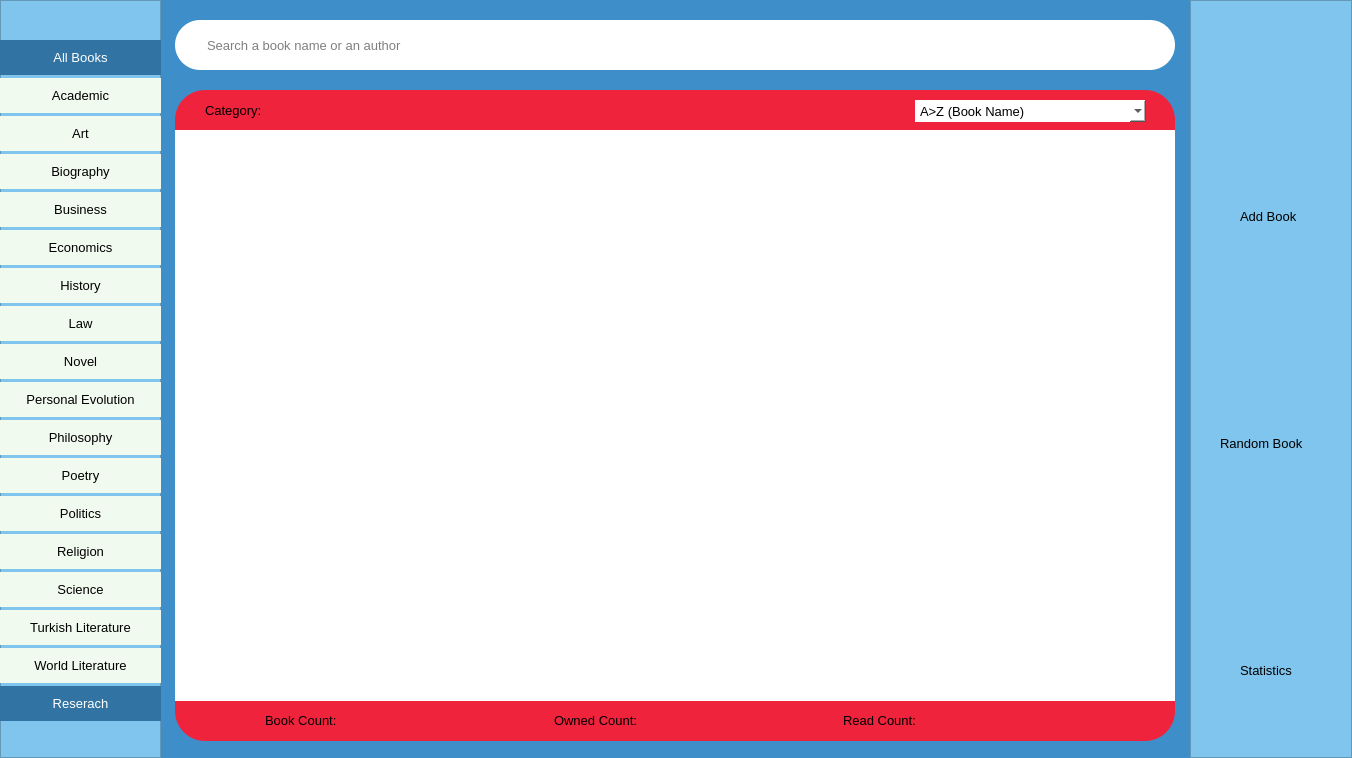
<?xml version="1.0" encoding="UTF-8"?>
<ui version="4.0">
 <class>mainWindow</class>
 <widget class="QWidget" name="mainWindow">
  <property name="geometry">
   <rect>
    <x>0</x>
    <y>0</y>
    <width>1352</width>
    <height>758</height>
   </rect>
  </property>
  <property name="windowTitle">
   <string>Atalib III</string>
  </property>
  <property name="windowIcon">
   <iconset>
    <normaloff>../media/Logom2.ico</normaloff>../media/Logom2.ico</iconset>
  </property>
  <property name="styleSheet">
   <string notr="true">background:#3e8fc9;</string>
  </property>
  <widget class="QFrame" name="frame">
   <property name="geometry">
    <rect>
     <x>175</x>
     <y>90</y>
     <width>1000</width>
     <height>651</height>
    </rect>
   </property>
   <property name="styleSheet">
    <string notr="true">background:#ef233c;
border-radius:30px;</string>
   </property>
   <property name="frameShape">
    <enum>QFrame::StyledPanel</enum>
   </property>
   <property name="frameShadow">
    <enum>QFrame::Raised</enum>
   </property>
   <widget class="QLabel" name="label">
    <property name="geometry">
     <rect>
      <x>30</x>
      <y>10</y>
      <width>81</width>
      <height>21</height>
     </rect>
    </property>
    <property name="font">
     <font>
      <family>Segoe UI</family>
      <pointsize>10</pointsize>
     </font>
    </property>
    <property name="text">
     <string>Category:</string>
    </property>
   </widget>
   <widget class="QLabel" name="cat_name_label">
    <property name="geometry">
     <rect>
      <x>110</x>
      <y>10</y>
      <width>601</width>
      <height>21</height>
     </rect>
    </property>
    <property name="font">
     <font>
      <family>Segoe UI</family>
      <pointsize>10</pointsize>
     </font>
    </property>
    <property name="styleSheet">
     <string notr="true">color:white;</string>
    </property>
    <property name="text">
     <string/>
    </property>
   </widget>
   <widget class="QComboBox" name="sorter">
    <property name="geometry">
     <rect>
      <x>740</x>
      <y>10</y>
      <width>231</width>
      <height>22</height>
     </rect>
    </property>
    <property name="font">
     <font>
      <pointsize>10</pointsize>
     </font>
    </property>
    <property name="cursor">
     <cursorShape>PointingHandCursor</cursorShape>
    </property>
    <property name="mouseTracking">
     <bool>false</bool>
    </property>
    <property name="styleSheet">
     <string notr="true">background:white;</string>
    </property>
    <property name="currentText">
     <string>A&gt;Z (Book Name)</string>
    </property>
    <item>
     <property name="text">
      <string>A&gt;Z (Book Name)</string>
     </property>
    </item>
    <item>
     <property name="text">
      <string>Z&gt;A (Book Name)</string>
     </property>
    </item>
    <item>
     <property name="text">
      <string>A&gt;Z (Author Name)</string>
     </property>
    </item>
    <item>
     <property name="text">
      <string>Z&gt;A (Author Name)</string>
     </property>
    </item>
    <item>
     <property name="text">
      <string>Page Count</string>
     </property>
    </item>
    <item>
     <property name="text">
      <string>Owned Books</string>
     </property>
    </item>
    <item>
     <property name="text">
      <string>Read Books</string>
     </property>
    </item>
   </widget>
   <widget class="QWidget" name="horizontalLayoutWidget">
    <property name="geometry">
     <rect>
      <x>90</x>
      <y>610</y>
      <width>861</width>
      <height>41</height>
     </rect>
    </property>
    <layout class="QHBoxLayout" name="horizontalLayout">
     <item>
      <widget class="QLabel" name="label_3">
       <property name="font">
        <font>
         <family>Segoe UI</family>
         <pointsize>10</pointsize>
        </font>
       </property>
       <property name="text">
        <string>Book Count:</string>
       </property>
      </widget>
     </item>
     <item>
      <widget class="QLabel" name="book_count_label">
       <property name="font">
        <font>
         <family>Segoe UI</family>
         <pointsize>10</pointsize>
        </font>
       </property>
       <property name="styleSheet">
        <string notr="true">color:white;</string>
       </property>
       <property name="text">
        <string/>
       </property>
      </widget>
     </item>
     <item>
      <widget class="QLabel" name="label_5">
       <property name="font">
        <font>
         <family>Segoe UI</family>
         <pointsize>10</pointsize>
        </font>
       </property>
       <property name="text">
        <string>Owned Count:</string>
       </property>
      </widget>
     </item>
     <item>
      <widget class="QLabel" name="owned_count_label">
       <property name="font">
        <font>
         <family>Segoe UI</family>
         <pointsize>10</pointsize>
        </font>
       </property>
       <property name="styleSheet">
        <string notr="true">color:white;</string>
       </property>
       <property name="text">
        <string/>
       </property>
      </widget>
     </item>
     <item>
      <widget class="QLabel" name="label_8">
       <property name="font">
        <font>
         <family>Segoe UI</family>
         <pointsize>10</pointsize>
        </font>
       </property>
       <property name="text">
        <string>Read Count:</string>
       </property>
      </widget>
     </item>
     <item>
      <widget class="QLabel" name="read_count_label">
       <property name="font">
        <font>
         <family>Segoe UI</family>
         <pointsize>10</pointsize>
        </font>
       </property>
       <property name="styleSheet">
        <string notr="true">color:white;</string>
       </property>
       <property name="text">
        <string/>
       </property>
      </widget>
     </item>
    </layout>
   </widget>
   <widget class="QListWidget" name="listWidget">
    <property name="geometry">
     <rect>
      <x>0</x>
      <y>40</y>
      <width>10001</width>
      <height>571</height>
     </rect>
    </property>
    <property name="styleSheet">
     <string notr="true">background:white;
border-radius:0px;</string>
    </property>
   </widget>
  </widget>
  <widget class="QFrame" name="frame_2">
   <property name="geometry">
    <rect>
     <x>175</x>
     <y>20</y>
     <width>1000</width>
     <height>50</height>
    </rect>
   </property>
   <property name="styleSheet">
    <string notr="true">background:white;
border-radius:25px;</string>
   </property>
   <property name="frameShape">
    <enum>QFrame::StyledPanel</enum>
   </property>
   <property name="frameShadow">
    <enum>QFrame::Raised</enum>
   </property>
   <widget class="QPushButton" name="search_but">
    <property name="geometry">
     <rect>
      <x>940</x>
      <y>7</y>
      <width>36</width>
      <height>36</height>
     </rect>
    </property>
    <property name="cursor">
     <cursorShape>PointingHandCursor</cursorShape>
    </property>
    <property name="text">
     <string/>
    </property>
    <property name="icon">
     <iconset>
      <normaloff>../media/search.png</normaloff>../media/search.png</iconset>
    </property>
    <property name="iconSize">
     <size>
      <width>36</width>
      <height>36</height>
     </size>
    </property>
   </widget>
   <widget class="QLineEdit" name="search_box">
    <property name="geometry">
     <rect>
      <x>30</x>
      <y>1</y>
      <width>881</width>
      <height>48</height>
     </rect>
    </property>
    <property name="font">
     <font>
      <pointsize>10</pointsize>
     </font>
    </property>
    <property name="text">
     <string/>
    </property>
    <property name="placeholderText">
     <string>Search a book name or an author</string>
    </property>
   </widget>
  </widget>
  <widget class="QFrame" name="frame_3">
   <property name="geometry">
    <rect>
     <x>0</x>
     <y>0</y>
     <width>161</width>
     <height>758</height>
    </rect>
   </property>
   <property name="font">
    <font>
     <family>MS Shell Dlg 2</family>
     <pointsize>8</pointsize>
     <weight>50</weight>
     <italic>false</italic>
     <bold>false</bold>
    </font>
   </property>
   <property name="styleSheet">
    <string notr="true">background:#80c5ed;</string>
   </property>
   <property name="frameShape">
    <enum>QFrame::StyledPanel</enum>
   </property>
   <property name="frameShadow">
    <enum>QFrame::Raised</enum>
   </property>
   <widget class="QPushButton" name="cat_academic">
    <property name="geometry">
     <rect>
      <x>0</x>
      <y>78</y>
      <width>161</width>
      <height>35</height>
     </rect>
    </property>
    <property name="font">
     <font>
      <family>MS Shell Dlg 2</family>
      <pointsize>10</pointsize>
      <weight>50</weight>
      <italic>false</italic>
      <bold>false</bold>
     </font>
    </property>
    <property name="cursor">
     <cursorShape>PointingHandCursor</cursorShape>
    </property>
    <property name="styleSheet">
     <string notr="true">background:#f1faee;
border:0px;</string>
    </property>
    <property name="text">
     <string>Academic</string>
    </property>
   </widget>
   <widget class="QPushButton" name="cat_art">
    <property name="geometry">
     <rect>
      <x>0</x>
      <y>116</y>
      <width>161</width>
      <height>35</height>
     </rect>
    </property>
    <property name="font">
     <font>
      <family>MS Shell Dlg 2</family>
      <pointsize>10</pointsize>
      <weight>50</weight>
      <italic>false</italic>
      <bold>false</bold>
     </font>
    </property>
    <property name="cursor">
     <cursorShape>PointingHandCursor</cursorShape>
    </property>
    <property name="styleSheet">
     <string notr="true">background:#f1faee;
border:0px;</string>
    </property>
    <property name="text">
     <string>Art</string>
    </property>
   </widget>
   <widget class="QPushButton" name="cat_biography">
    <property name="geometry">
     <rect>
      <x>0</x>
      <y>154</y>
      <width>161</width>
      <height>35</height>
     </rect>
    </property>
    <property name="font">
     <font>
      <family>MS Shell Dlg 2</family>
      <pointsize>10</pointsize>
      <weight>50</weight>
      <italic>false</italic>
      <bold>false</bold>
     </font>
    </property>
    <property name="cursor">
     <cursorShape>PointingHandCursor</cursorShape>
    </property>
    <property name="styleSheet">
     <string notr="true">background:#f1faee;
border:0px;</string>
    </property>
    <property name="text">
     <string>Biography</string>
    </property>
   </widget>
   <widget class="QPushButton" name="cat_business">
    <property name="geometry">
     <rect>
      <x>0</x>
      <y>192</y>
      <width>161</width>
      <height>35</height>
     </rect>
    </property>
    <property name="font">
     <font>
      <family>MS Shell Dlg 2</family>
      <pointsize>10</pointsize>
      <weight>50</weight>
      <italic>false</italic>
      <bold>false</bold>
     </font>
    </property>
    <property name="cursor">
     <cursorShape>PointingHandCursor</cursorShape>
    </property>
    <property name="styleSheet">
     <string notr="true">background:#f1faee;
border:0px;</string>
    </property>
    <property name="text">
     <string>Business</string>
    </property>
   </widget>
   <widget class="QPushButton" name="cat_economics">
    <property name="geometry">
     <rect>
      <x>0</x>
      <y>230</y>
      <width>161</width>
      <height>35</height>
     </rect>
    </property>
    <property name="font">
     <font>
      <family>MS Shell Dlg 2</family>
      <pointsize>10</pointsize>
      <weight>50</weight>
      <italic>false</italic>
      <bold>false</bold>
     </font>
    </property>
    <property name="cursor">
     <cursorShape>PointingHandCursor</cursorShape>
    </property>
    <property name="styleSheet">
     <string notr="true">background:#f1faee;
border:0px;</string>
    </property>
    <property name="text">
     <string>Economics</string>
    </property>
   </widget>
   <widget class="QPushButton" name="cat_history">
    <property name="geometry">
     <rect>
      <x>0</x>
      <y>268</y>
      <width>161</width>
      <height>35</height>
     </rect>
    </property>
    <property name="font">
     <font>
      <family>MS Shell Dlg 2</family>
      <pointsize>10</pointsize>
      <weight>50</weight>
      <italic>false</italic>
      <bold>false</bold>
     </font>
    </property>
    <property name="cursor">
     <cursorShape>PointingHandCursor</cursorShape>
    </property>
    <property name="styleSheet">
     <string notr="true">background:#f1faee;
border:0px;</string>
    </property>
    <property name="text">
     <string>History</string>
    </property>
   </widget>
   <widget class="QPushButton" name="cat_law">
    <property name="geometry">
     <rect>
      <x>0</x>
      <y>306</y>
      <width>161</width>
      <height>35</height>
     </rect>
    </property>
    <property name="font">
     <font>
      <family>MS Shell Dlg 2</family>
      <pointsize>10</pointsize>
      <weight>50</weight>
      <italic>false</italic>
      <bold>false</bold>
     </font>
    </property>
    <property name="cursor">
     <cursorShape>PointingHandCursor</cursorShape>
    </property>
    <property name="styleSheet">
     <string notr="true">background:#f1faee;
border:0px;</string>
    </property>
    <property name="text">
     <string>Law</string>
    </property>
   </widget>
   <widget class="QPushButton" name="cat_novel">
    <property name="geometry">
     <rect>
      <x>0</x>
      <y>344</y>
      <width>161</width>
      <height>35</height>
     </rect>
    </property>
    <property name="font">
     <font>
      <family>MS Shell Dlg 2</family>
      <pointsize>10</pointsize>
      <weight>50</weight>
      <italic>false</italic>
      <bold>false</bold>
     </font>
    </property>
    <property name="cursor">
     <cursorShape>PointingHandCursor</cursorShape>
    </property>
    <property name="styleSheet">
     <string notr="true">background:#f1faee;
border:0px;</string>
    </property>
    <property name="text">
     <string>Novel</string>
    </property>
   </widget>
   <widget class="QPushButton" name="cat_persev">
    <property name="geometry">
     <rect>
      <x>0</x>
      <y>382</y>
      <width>161</width>
      <height>35</height>
     </rect>
    </property>
    <property name="font">
     <font>
      <family>MS Shell Dlg 2</family>
      <pointsize>10</pointsize>
      <weight>50</weight>
      <italic>false</italic>
      <bold>false</bold>
     </font>
    </property>
    <property name="cursor">
     <cursorShape>PointingHandCursor</cursorShape>
    </property>
    <property name="styleSheet">
     <string notr="true">background:#f1faee;
border:0px;</string>
    </property>
    <property name="text">
     <string>Personal Evolution</string>
    </property>
   </widget>
   <widget class="QPushButton" name="cat_philosophy">
    <property name="geometry">
     <rect>
      <x>0</x>
      <y>420</y>
      <width>161</width>
      <height>35</height>
     </rect>
    </property>
    <property name="font">
     <font>
      <family>MS Shell Dlg 2</family>
      <pointsize>10</pointsize>
      <weight>50</weight>
      <italic>false</italic>
      <bold>false</bold>
     </font>
    </property>
    <property name="cursor">
     <cursorShape>PointingHandCursor</cursorShape>
    </property>
    <property name="styleSheet">
     <string notr="true">background:#f1faee;
border:0px;</string>
    </property>
    <property name="text">
     <string>Philosophy</string>
    </property>
   </widget>
   <widget class="QPushButton" name="cat_poetry">
    <property name="geometry">
     <rect>
      <x>0</x>
      <y>458</y>
      <width>161</width>
      <height>35</height>
     </rect>
    </property>
    <property name="font">
     <font>
      <family>MS Shell Dlg 2</family>
      <pointsize>10</pointsize>
      <weight>50</weight>
      <italic>false</italic>
      <bold>false</bold>
     </font>
    </property>
    <property name="cursor">
     <cursorShape>PointingHandCursor</cursorShape>
    </property>
    <property name="styleSheet">
     <string notr="true">background:#f1faee;
border:0px;</string>
    </property>
    <property name="text">
     <string>Poetry</string>
    </property>
   </widget>
   <widget class="QPushButton" name="cat_politics">
    <property name="geometry">
     <rect>
      <x>0</x>
      <y>496</y>
      <width>161</width>
      <height>35</height>
     </rect>
    </property>
    <property name="font">
     <font>
      <family>MS Shell Dlg 2</family>
      <pointsize>10</pointsize>
      <weight>50</weight>
      <italic>false</italic>
      <bold>false</bold>
     </font>
    </property>
    <property name="cursor">
     <cursorShape>PointingHandCursor</cursorShape>
    </property>
    <property name="styleSheet">
     <string notr="true">background:#f1faee;
border:0px;</string>
    </property>
    <property name="text">
     <string>Politics</string>
    </property>
   </widget>
   <widget class="QPushButton" name="cat_religion">
    <property name="geometry">
     <rect>
      <x>0</x>
      <y>534</y>
      <width>161</width>
      <height>35</height>
     </rect>
    </property>
    <property name="font">
     <font>
      <family>MS Shell Dlg 2</family>
      <pointsize>10</pointsize>
      <weight>50</weight>
      <italic>false</italic>
      <bold>false</bold>
     </font>
    </property>
    <property name="cursor">
     <cursorShape>PointingHandCursor</cursorShape>
    </property>
    <property name="styleSheet">
     <string notr="true">background:#f1faee;
border:0px;</string>
    </property>
    <property name="text">
     <string>Religion</string>
    </property>
   </widget>
   <widget class="QPushButton" name="cat_science">
    <property name="geometry">
     <rect>
      <x>0</x>
      <y>572</y>
      <width>161</width>
      <height>35</height>
     </rect>
    </property>
    <property name="font">
     <font>
      <family>MS Shell Dlg 2</family>
      <pointsize>10</pointsize>
      <weight>50</weight>
      <italic>false</italic>
      <bold>false</bold>
     </font>
    </property>
    <property name="cursor">
     <cursorShape>PointingHandCursor</cursorShape>
    </property>
    <property name="styleSheet">
     <string notr="true">background:#f1faee;
border:0px;</string>
    </property>
    <property name="text">
     <string>Science</string>
    </property>
   </widget>
   <widget class="QPushButton" name="cat_turlit">
    <property name="geometry">
     <rect>
      <x>0</x>
      <y>610</y>
      <width>161</width>
      <height>35</height>
     </rect>
    </property>
    <property name="font">
     <font>
      <family>MS Shell Dlg 2</family>
      <pointsize>10</pointsize>
      <weight>50</weight>
      <italic>false</italic>
      <bold>false</bold>
     </font>
    </property>
    <property name="cursor">
     <cursorShape>PointingHandCursor</cursorShape>
    </property>
    <property name="styleSheet">
     <string notr="true">background:#f1faee;
border:0px;</string>
    </property>
    <property name="text">
     <string>Turkish Literature</string>
    </property>
   </widget>
   <widget class="QPushButton" name="cat_worlit">
    <property name="geometry">
     <rect>
      <x>0</x>
      <y>648</y>
      <width>161</width>
      <height>35</height>
     </rect>
    </property>
    <property name="font">
     <font>
      <family>MS Shell Dlg 2</family>
      <pointsize>10</pointsize>
      <weight>50</weight>
      <italic>false</italic>
      <bold>false</bold>
     </font>
    </property>
    <property name="cursor">
     <cursorShape>PointingHandCursor</cursorShape>
    </property>
    <property name="styleSheet">
     <string notr="true">background:#f1faee;
border:0px;</string>
    </property>
    <property name="text">
     <string>World Literature</string>
    </property>
   </widget>
   <widget class="QPushButton" name="cat_research">
    <property name="geometry">
     <rect>
      <x>0</x>
      <y>686</y>
      <width>161</width>
      <height>35</height>
     </rect>
    </property>
    <property name="font">
     <font>
      <family>MS Shell Dlg 2</family>
      <pointsize>10</pointsize>
      <weight>50</weight>
      <italic>false</italic>
      <bold>false</bold>
     </font>
    </property>
    <property name="cursor">
     <cursorShape>PointingHandCursor</cursorShape>
    </property>
    <property name="styleSheet">
     <string notr="true">background:#3174a3;
color:white;
border:0px;</string>
    </property>
    <property name="text">
     <string>Reserach</string>
    </property>
   </widget>
   <widget class="QPushButton" name="cat_allbooks">
    <property name="geometry">
     <rect>
      <x>0</x>
      <y>40</y>
      <width>161</width>
      <height>35</height>
     </rect>
    </property>
    <property name="font">
     <font>
      <family>MS Shell Dlg 2</family>
      <pointsize>10</pointsize>
      <weight>50</weight>
      <italic>false</italic>
      <bold>false</bold>
     </font>
    </property>
    <property name="cursor">
     <cursorShape>PointingHandCursor</cursorShape>
    </property>
    <property name="styleSheet">
     <string notr="true">background:#3174a3;
color:white;
border:0px;</string>
    </property>
    <property name="text">
     <string>All Books</string>
    </property>
   </widget>
  </widget>
  <widget class="QFrame" name="frame_4">
   <property name="geometry">
    <rect>
     <x>1190</x>
     <y>0</y>
     <width>162</width>
     <height>758</height>
    </rect>
   </property>
   <property name="font">
    <font>
     <family>MS Shell Dlg 2</family>
     <pointsize>8</pointsize>
     <weight>50</weight>
     <italic>false</italic>
     <bold>false</bold>
    </font>
   </property>
   <property name="styleSheet">
    <string notr="true">background:#80c5ed;</string>
   </property>
   <property name="frameShape">
    <enum>QFrame::StyledPanel</enum>
   </property>
   <property name="frameShadow">
    <enum>QFrame::Raised</enum>
   </property>
   <widget class="QPushButton" name="add_book_but">
    <property name="geometry">
     <rect>
      <x>10</x>
      <y>75</y>
      <width>130</width>
      <height>121</height>
     </rect>
    </property>
    <property name="cursor">
     <cursorShape>PointingHandCursor</cursorShape>
    </property>
    <property name="styleSheet">
     <string notr="true">border:0px;</string>
    </property>
    <property name="text">
     <string/>
    </property>
    <property name="icon">
     <iconset>
      <normaloff>../media/add_book.png</normaloff>../media/add_book.png</iconset>
    </property>
    <property name="iconSize">
     <size>
      <width>121</width>
      <height>121</height>
     </size>
    </property>
   </widget>
   <widget class="QLabel" name="label_10">
    <property name="geometry">
     <rect>
      <x>50</x>
      <y>206</y>
      <width>71</width>
      <height>21</height>
     </rect>
    </property>
    <property name="font">
     <font>
      <pointsize>10</pointsize>
     </font>
    </property>
    <property name="text">
     <string>Add Book</string>
    </property>
   </widget>
   <widget class="QPushButton" name="random_book_but">
    <property name="geometry">
     <rect>
      <x>12</x>
      <y>302</y>
      <width>130</width>
      <height>121</height>
     </rect>
    </property>
    <property name="cursor">
     <cursorShape>PointingHandCursor</cursorShape>
    </property>
    <property name="styleSheet">
     <string notr="true">border:0px;</string>
    </property>
    <property name="text">
     <string/>
    </property>
    <property name="icon">
     <iconset>
      <normaloff>../media/random.png</normaloff>../media/random.png</iconset>
    </property>
    <property name="iconSize">
     <size>
      <width>110</width>
      <height>110</height>
     </size>
    </property>
   </widget>
   <widget class="QLabel" name="label_11">
    <property name="geometry">
     <rect>
      <x>30</x>
      <y>433</y>
      <width>101</width>
      <height>21</height>
     </rect>
    </property>
    <property name="font">
     <font>
      <pointsize>10</pointsize>
     </font>
    </property>
    <property name="text">
     <string>Random Book</string>
    </property>
   </widget>
   <widget class="QPushButton" name="statistics_but">
    <property name="geometry">
     <rect>
      <x>20</x>
      <y>529</y>
      <width>130</width>
      <height>121</height>
     </rect>
    </property>
    <property name="cursor">
     <cursorShape>PointingHandCursor</cursorShape>
    </property>
    <property name="styleSheet">
     <string notr="true">border:0px;</string>
    </property>
    <property name="text">
     <string/>
    </property>
    <property name="icon">
     <iconset>
      <normaloff>../media/research.png</normaloff>../media/research.png</iconset>
    </property>
    <property name="iconSize">
     <size>
      <width>110</width>
      <height>110</height>
     </size>
    </property>
   </widget>
   <widget class="QLabel" name="label_12">
    <property name="geometry">
     <rect>
      <x>50</x>
      <y>660</y>
      <width>71</width>
      <height>21</height>
     </rect>
    </property>
    <property name="font">
     <font>
      <pointsize>10</pointsize>
     </font>
    </property>
    <property name="text">
     <string>Statistics</string>
    </property>
   </widget>
  </widget>
 </widget>
 <resources/>
 <connections/>
</ui>
